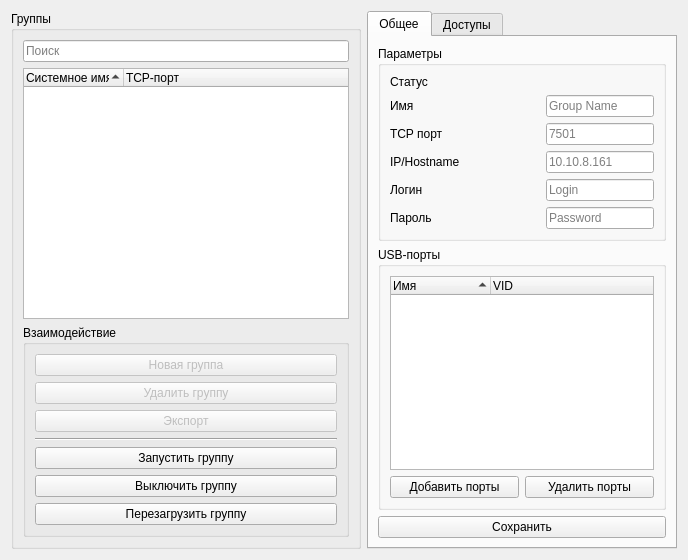
      <widget class="QWidget" name="tab_groups">
       <property name="enabled">
        <bool>true</bool>
       </property>
       <attribute name="title">
        <string>Группы</string>
       </attribute>
       <layout class="QGridLayout" name="gridLayout_14">
        <item row="0" column="0">
         <widget class="QGroupBox" name="groups_list_layout">
          <property name="minimumSize">
           <size>
            <width>350</width>
            <height>0</height>
           </size>
          </property>
          <property name="maximumSize">
           <size>
            <width>350</width>
            <height>16777215</height>
           </size>
          </property>
          <property name="title">
           <string>Группы</string>
          </property>
          <layout class="QVBoxLayout" name="verticalLayout_8">
           <item>
            <layout class="QHBoxLayout" name="horizontalLayout_17">
             <item>
              <widget class="QLineEdit" name="le_search_group">
               <property name="text">
                <string/>
               </property>
               <property name="placeholderText">
                <string>Поиск</string>
               </property>
               <property name="clearButtonEnabled">
                <bool>true</bool>
               </property>
              </widget>
             </item>
            </layout>
           </item>
           <item>
            <widget class="QTreeWidget" name="list_groups">
             <property name="tabletTracking">
              <bool>false</bool>
             </property>
             <property name="tabKeyNavigation">
              <bool>true</bool>
             </property>
             <property name="showDropIndicator" stdset="0">
              <bool>true</bool>
             </property>
             <property name="rootIsDecorated">
              <bool>false</bool>
             </property>
             <property name="sortingEnabled">
              <bool>true</bool>
             </property>
             <property name="animated">
              <bool>true</bool>
             </property>
             <attribute name="headerShowSortIndicator" stdset="0">
              <bool>true</bool>
             </attribute>
             <column>
              <property name="text">
               <string>Системное имя</string>
              </property>
             </column>
             <column>
              <property name="text">
               <string>TCP-порт</string>
              </property>
             </column>
            </widget>
           </item>
           <item>
            <widget class="QGroupBox" name="groupBox_17">
             <property name="title">
              <string>Взаимодействие</string>
             </property>
             <layout class="QVBoxLayout" name="verticalLayout_6">
              <item>
               <widget class="QPushButton" name="btn_group_new">
                <property name="enabled">
                 <bool>false</bool>
                </property>
                <property name="text">
                 <string>Новая группа</string>
                </property>
                <property name="checkable">
                 <bool>false</bool>
                </property>
                <property name="checked">
                 <bool>false</bool>
                </property>
               </widget>
              </item>
              <item>
               <widget class="QPushButton" name="btn_group_delete">
                <property name="enabled">
                 <bool>false</bool>
                </property>
                <property name="text">
                 <string>Удалить группу</string>
                </property>
               </widget>
              </item>
              <item>
               <widget class="QPushButton" name="btn_group_export">
                <property name="enabled">
                 <bool>false</bool>
                </property>
                <property name="text">
                 <string>Экспорт</string>
                </property>
               </widget>
              </item>
              <item>
               <widget class="Line" name="line">
                <property name="orientation">
                 <enum>Qt::Orientation::Horizontal</enum>
                </property>
               </widget>
              </item>
              <item>
               <widget class="QPushButton" name="btn_group_start">
                <property name="text">
                 <string>Запустить группу</string>
                </property>
                <property name="shortcut">
                 <string>S</string>
                </property>
                <property name="checkable">
                 <bool>false</bool>
                </property>
                <property name="checked">
                 <bool>false</bool>
                </property>
               </widget>
              </item>
              <item>
               <widget class="QPushButton" name="btn_group_stop">
                <property name="text">
                 <string>Выключить группу</string>
                </property>
                <property name="shortcut">
                 <string>D</string>
                </property>
                <property name="checkable">
                 <bool>false</bool>
                </property>
                <property name="checked">
                 <bool>false</bool>
                </property>
               </widget>
              </item>
              <item>
               <widget class="QPushButton" name="btn_group_restart">
                <property name="text">
                 <string>Перезагрузить группу</string>
                </property>
                <property name="shortcut">
                 <string>R</string>
                </property>
                <property name="checkable">
                 <bool>false</bool>
                </property>
                <property name="checked">
                 <bool>false</bool>
                </property>
               </widget>
              </item>
             </layout>
            </widget>
           </item>
          </layout>
         </widget>
        </item>
        <item row="0" column="2">
         <widget class="QTabWidget" name="tabs_group">
          <property name="enabled">
           <bool>true</bool>
          </property>
          <property name="currentIndex">
           <number>0</number>
          </property>
          <widget class="QWidget" name="tab_group_params">
           <attribute name="title">
            <string>Общее</string>
           </attribute>
           <layout class="QGridLayout" name="gridLayout_15">
            <item row="0" column="0">
             <widget class="QFrame" name="frame_21">
              <property name="sizePolicy">
               <sizepolicy hsizetype="Preferred" vsizetype="Preferred">
                <horstretch>0</horstretch>
                <verstretch>0</verstretch>
               </sizepolicy>
              </property>
              <layout class="QGridLayout" name="gridLayout_8">
               <property name="leftMargin">
                <number>0</number>
               </property>
               <property name="topMargin">
                <number>0</number>
               </property>
               <property name="rightMargin">
                <number>0</number>
               </property>
               <property name="bottomMargin">
                <number>0</number>
               </property>
               <property name="spacing">
                <number>6</number>
               </property>
               <item row="4" column="0">
                <widget class="QPushButton" name="btn_group_save">
                 <property name="enabled">
                  <bool>true</bool>
                 </property>
                 <property name="text">
                  <string>Сохранить</string>
                 </property>
                </widget>
               </item>
               <item row="0" column="0">
                <widget class="QGroupBox" name="groupBox_24">
                 <property name="sizePolicy">
                  <sizepolicy hsizetype="Preferred" vsizetype="Maximum">
                   <horstretch>0</horstretch>
                   <verstretch>0</verstretch>
                  </sizepolicy>
                 </property>
                 <property name="title">
                  <string>Параметры</string>
                 </property>
                 <layout class="QVBoxLayout" name="verticalLayout_9">
                  <property name="sizeConstraint">
                   <enum>QLayout::SizeConstraint::SetDefaultConstraint</enum>
                  </property>
                  <item>
                   <layout class="QHBoxLayout" name="frame_group_status">
                    <item>
                     <widget class="QLabel" name="label_28">
                      <property name="minimumSize">
                       <size>
                        <width>150</width>
                        <height>0</height>
                       </size>
                      </property>
                      <property name="text">
                       <string>Статус</string>
                      </property>
                     </widget>
                    </item>
                   </layout>
                  </item>
                  <item>
                   <layout class="QHBoxLayout" name="horizontalLayout_9">
                    <item>
                     <widget class="QLabel" name="label_24">
                      <property name="minimumSize">
                       <size>
                        <width>150</width>
                        <height>0</height>
                       </size>
                      </property>
                      <property name="text">
                       <string>Имя</string>
                      </property>
                     </widget>
                    </item>
                    <item>
                     <widget class="QLineEdit" name="le_group_name">
                      <property name="text">
                       <string/>
                      </property>
                      <property name="placeholderText">
                       <string>Group Name</string>
                      </property>
                     </widget>
                    </item>
                   </layout>
                  </item>
                  <item>
                   <layout class="QHBoxLayout" name="horizontalLayout_13">
                    <item>
                     <widget class="QLabel" name="label_26">
                      <property name="minimumSize">
                       <size>
                        <width>150</width>
                        <height>0</height>
                       </size>
                      </property>
                      <property name="text">
                       <string>TCP порт</string>
                      </property>
                     </widget>
                    </item>
                    <item>
                     <widget class="QLineEdit" name="le_group_port">
                      <property name="text">
                       <string/>
                      </property>
                      <property name="placeholderText">
                       <string>7501</string>
                      </property>
                     </widget>
                    </item>
                   </layout>
                  </item>
                  <item>
                   <layout class="QHBoxLayout" name="horizontalLayout_15">
                    <item>
                     <widget class="QLabel" name="label_27">
                      <property name="minimumSize">
                       <size>
                        <width>150</width>
                        <height>0</height>
                       </size>
                      </property>
                      <property name="text">
                       <string>IP/Hostname</string>
                      </property>
                     </widget>
                    </item>
                    <item>
                     <widget class="QLineEdit" name="le_group_ip">
                      <property name="text">
                       <string/>
                      </property>
                      <property name="placeholderText">
                       <string>10.10.8.161</string>
                      </property>
                     </widget>
                    </item>
                   </layout>
                  </item>
                  <item>
                   <layout class="QHBoxLayout" name="horizontalLayout_19">
                    <item>
                     <widget class="QLabel" name="label_36">
                      <property name="minimumSize">
                       <size>
                        <width>150</width>
                        <height>0</height>
                       </size>
                      </property>
                      <property name="text">
                       <string>Логин</string>
                      </property>
                     </widget>
                    </item>
                    <item>
                     <widget class="QLineEdit" name="le_group_login">
                      <property name="text">
                       <string/>
                      </property>
                      <property name="echoMode">
                       <enum>QLineEdit::EchoMode::Normal</enum>
                      </property>
                      <property name="placeholderText">
                       <string>Login</string>
                      </property>
                     </widget>
                    </item>
                   </layout>
                  </item>
                  <item>
                   <layout class="QHBoxLayout" name="horizontalLayout_22">
                    <item>
                     <widget class="QLabel" name="label_22">
                      <property name="minimumSize">
                       <size>
                        <width>150</width>
                        <height>0</height>
                       </size>
                      </property>
                      <property name="text">
                       <string>Пароль</string>
                      </property>
                     </widget>
                    </item>
                    <item>
                     <widget class="QLineEdit" name="le_group_password">
                      <property name="text">
                       <string/>
                      </property>
                      <property name="echoMode">
                       <enum>QLineEdit::EchoMode::Normal</enum>
                      </property>
                      <property name="placeholderText">
                       <string>Password</string>
                      </property>
                     </widget>
                    </item>
                   </layout>
                  </item>
                 </layout>
                </widget>
               </item>
               <item row="1" column="0">
                <widget class="QGroupBox" name="groupBox">
                 <property name="title">
                  <string>USB-порты</string>
                 </property>
                 <layout class="QVBoxLayout" name="verticalLayout_2">
                  <item>
                   <widget class="QTreeWidget" name="list_group_usb">
                    <property name="sizePolicy">
                     <sizepolicy hsizetype="Expanding" vsizetype="Expanding">
                      <horstretch>0</horstretch>
                      <verstretch>0</verstretch>
                     </sizepolicy>
                    </property>
                    <property name="selectionMode">
                     <enum>QAbstractItemView::SelectionMode::MultiSelection</enum>
                    </property>
                    <property name="sortingEnabled">
                     <bool>true</bool>
                    </property>
                    <column>
                     <property name="text">
                      <string>Имя</string>
                     </property>
                    </column>
                    <column>
                     <property name="text">
                      <string>VID</string>
                     </property>
                    </column>
                   </widget>
                  </item>
                  <item>
                   <layout class="QHBoxLayout" name="horizontalLayout">
                    <property name="leftMargin">
                     <number>0</number>
                    </property>
                    <property name="bottomMargin">
                     <number>0</number>
                    </property>
                    <item>
                     <widget class="QPushButton" name="btn_group_usb_add">
                      <property name="text">
                       <string>Добавить порты</string>
                      </property>
                     </widget>
                    </item>
                    <item>
                     <widget class="QPushButton" name="btn_group_usb_remove">
                      <property name="text">
                       <string>Удалить порты</string>
                      </property>
                     </widget>
                    </item>
                   </layout>
                  </item>
                 </layout>
                </widget>
               </item>
              </layout>
             </widget>
            </item>
           </layout>
          </widget>
          <widget class="QWidget" name="tab_group_access">
           <property name="enabled">
            <bool>false</bool>
           </property>
           <attribute name="title">
            <string>Доступы</string>
           </attribute>
           <layout class="QGridLayout" name="gridLayout_25"/>
          </widget>
         </widget>
        </item>
       </layout>
      </widget>
